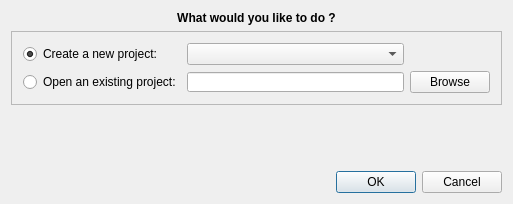
<ui version="4.0" >
 <class>LAStartDialog</class>
 <widget class="QDialog" name="LAStartDialog" >
  <property name="geometry" >
   <rect>
    <x>0</x>
    <y>0</y>
    <width>513</width>
    <height>204</height>
   </rect>
  </property>
  <property name="windowTitle" >
   <string>Welcome to LA4</string>
  </property>
  <property name="sizeGripEnabled" >
   <bool>false</bool>
  </property>
  <layout class="QVBoxLayout" name="verticalLayout" >
   <item>
    <layout class="QHBoxLayout" >
     <property name="spacing" >
      <number>6</number>
     </property>
     <property name="margin" >
      <number>0</number>
     </property>
     <item>
      <widget class="QLabel" name="TextLabelTitle" >
       <property name="font" >
        <font>
         <weight>75</weight>
         <bold>true</bold>
        </font>
       </property>
       <property name="text" >
        <string>What would you like to do ?</string>
       </property>
       <property name="alignment" >
        <set>Qt::AlignCenter</set>
       </property>
       <property name="wordWrap" >
        <bool>false</bool>
       </property>
      </widget>
     </item>
    </layout>
   </item>
   <item>
    <widget class="QFrame" name="frame" >
     <property name="frameShape" >
      <enum>QFrame::StyledPanel</enum>
     </property>
     <property name="frameShadow" >
      <enum>QFrame::Raised</enum>
     </property>
     <layout class="QGridLayout" name="gridLayout" >
      <item row="0" column="0" >
       <widget class="QRadioButton" name="RadioButtonNew" >
        <property name="text" >
         <string>Create a new project:</string>
        </property>
        <property name="checked" >
         <bool>true</bool>
        </property>
       </widget>
      </item>
      <item row="0" column="1" >
       <widget class="QComboBox" name="PlatformList" >
        <property name="maximumSize" >
         <size>
          <width>32767</width>
          <height>25</height>
         </size>
        </property>
       </widget>
      </item>
      <item row="1" column="0" >
       <widget class="QRadioButton" name="RadioButtonOpen" >
        <property name="text" >
         <string>Open an existing project:</string>
        </property>
        <property name="checked" >
         <bool>false</bool>
        </property>
       </widget>
      </item>
      <item row="1" column="1" >
       <widget class="QLineEdit" name="filenamePath" >
        <property name="enabled" >
         <bool>true</bool>
        </property>
        <property name="sizePolicy" >
         <sizepolicy vsizetype="Expanding" hsizetype="Expanding" >
          <horstretch>0</horstretch>
          <verstretch>0</verstretch>
         </sizepolicy>
        </property>
        <property name="maximumSize" >
         <size>
          <width>32767</width>
          <height>20</height>
         </size>
        </property>
        <property name="text" >
         <string/>
        </property>
        <property name="readOnly" >
         <bool>true</bool>
        </property>
       </widget>
      </item>
      <item row="1" column="2" >
       <widget class="QPushButton" name="PushButtonBrowze" >
        <property name="text" >
         <string>Browse</string>
        </property>
       </widget>
      </item>
     </layout>
    </widget>
   </item>
   <item>
    <spacer name="Spacer3" >
     <property name="orientation" >
      <enum>Qt::Vertical</enum>
     </property>
     <property name="sizeType" >
      <enum>QSizePolicy::Expanding</enum>
     </property>
     <property name="sizeHint" stdset="0" >
      <size>
       <width>20</width>
       <height>20</height>
      </size>
     </property>
    </spacer>
   </item>
   <item>
    <layout class="QHBoxLayout" >
     <property name="spacing" >
      <number>6</number>
     </property>
     <property name="margin" >
      <number>0</number>
     </property>
     <item>
      <spacer name="Spacer1" >
       <property name="orientation" >
        <enum>Qt::Horizontal</enum>
       </property>
       <property name="sizeType" >
        <enum>QSizePolicy::Expanding</enum>
       </property>
       <property name="sizeHint" stdset="0" >
        <size>
         <width>20</width>
         <height>20</height>
        </size>
       </property>
      </spacer>
     </item>
     <item>
      <widget class="QPushButton" name="PushButtonOK" >
       <property name="text" >
        <string>OK</string>
       </property>
       <property name="default" >
        <bool>true</bool>
       </property>
      </widget>
     </item>
     <item>
      <widget class="QPushButton" name="PushButtonExit" >
       <property name="text" >
        <string>Cancel</string>
       </property>
      </widget>
     </item>
    </layout>
   </item>
  </layout>
 </widget>
 <layoutdefault spacing="6" margin="11" />
 <pixmapfunction>qPixmapFromMimeSource</pixmapfunction>
 <tabstops>
  <tabstop>PushButtonOK</tabstop>
  <tabstop>PushButtonExit</tabstop>
 </tabstops>
 <resources/>
 <connections>
  <connection>
   <sender>PushButtonOK</sender>
   <signal>clicked()</signal>
   <receiver>LAStartDialog</receiver>
   <slot>accept()</slot>
   <hints>
    <hint type="sourcelabel" >
     <x>20</x>
     <y>20</y>
    </hint>
    <hint type="destinationlabel" >
     <x>20</x>
     <y>20</y>
    </hint>
   </hints>
  </connection>
  <connection>
   <sender>PushButtonExit</sender>
   <signal>clicked()</signal>
   <receiver>LAStartDialog</receiver>
   <slot>reject()</slot>
   <hints>
    <hint type="sourcelabel" >
     <x>20</x>
     <y>20</y>
    </hint>
    <hint type="destinationlabel" >
     <x>20</x>
     <y>20</y>
    </hint>
   </hints>
  </connection>
  <connection>
   <sender>PushButtonBrowze</sender>
   <signal>clicked()</signal>
   <receiver>LAStartDialog</receiver>
   <slot>openBrowseDialog()</slot>
   <hints>
    <hint type="sourcelabel" >
     <x>20</x>
     <y>20</y>
    </hint>
    <hint type="destinationlabel" >
     <x>20</x>
     <y>20</y>
    </hint>
   </hints>
  </connection>
 </connections>
</ui>
